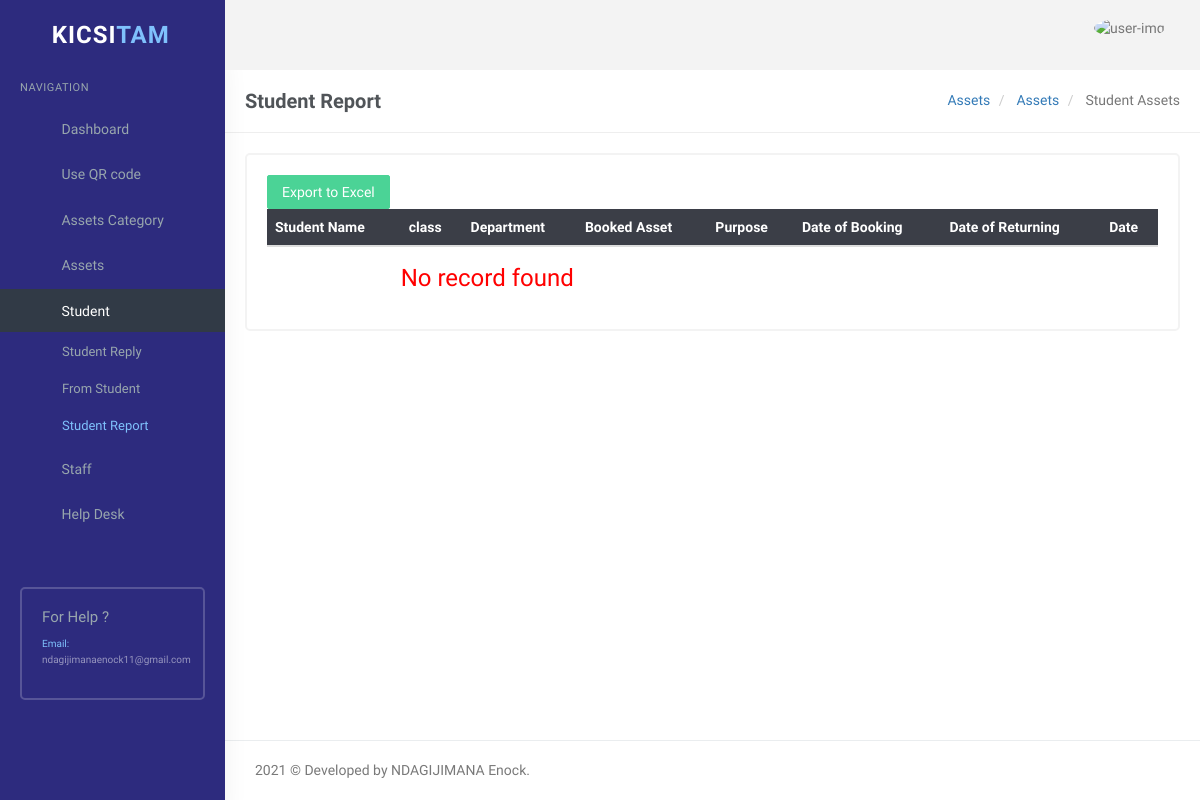
The app's page /user/student-report.php (signed in), older data.
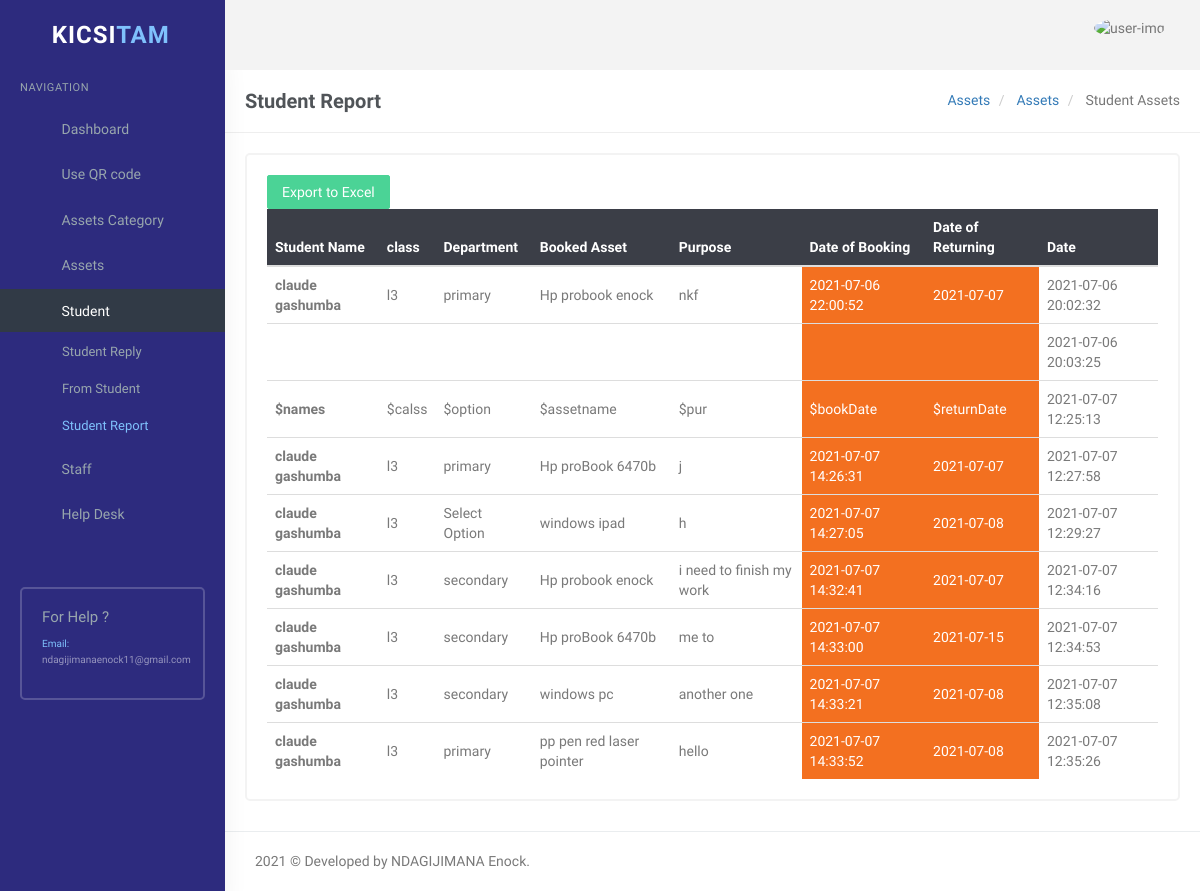
The same page, newer data.
### tables this page shows
CREATE TABLE `tblstudentreport` (
  `id` int(11) NOT NULL,
  `studentnames` varchar(60) NOT NULL,
  `class` varchar(12) NOT NULL,
  `stuOption` varchar(18) NOT NULL,
  `Assetname` varchar(45) NOT NULL,
  `purpose` varchar(100) NOT NULL,
  `bookedDate` varchar(45) NOT NULL,
  `returnedDate` varchar(45) NOT NULL,
  `ReportDate` timestamp NOT NULL DEFAULT current_timestamp()
);

### user/student-report.php (the view, shortened to what the changed rows need)
<?php
if (strlen($_SESSION['id']) == 0) {
    header('location:index.php');
} else {
?>
    <!DOCTYPE html>
    <html lang="en">
    <head>
        <link rel="stylesheet" href="../plugins/morris/morris.css">
        <link href="../plugins/jvectormap/jquery-jvectormap-2.0.2.css" rel="stylesheet" />
        <link href="assets/css/bootstrap.min.css" rel="stylesheet" type="text/css" />
        <link href="assets/css/core.css" rel="stylesheet" type="text/css" />
        <link href="assets/css/components.css" rel="stylesheet" type="text/css" />
        <link href="assets/css/icons.css" rel="stylesheet" type="text/css" />
        <link href="assets/css/pages.css" rel="stylesheet" type="text/css" />
        <link href="assets/css/menu.css" rel="stylesheet" type="text/css" />
        <link href="assets/css/responsive.css" rel="stylesheet" type="text/css" />
        <link rel="stylesheet" href="../plugins/switchery/switchery.min.css">
    </head>
    <body class="fixed-left">
        <div id="wrapper">
            <?php include('includes/topheader.php'); ?>
            <div class="content-page">
                <div class="content">
                    <div class="container">
                        <div class="row">
                            <div class="col-sm-12">
                                <div class="card-box">
                                    <div class="table-responsive">
                                        <table class="table table-colored table-centered table-inverse m-0" style="width: 100%;">
                                            <thead>
                                                <tr>
                                                    <th>Student Name</th>
                                                    <th>class</th>
                                                    <th>Department</th>
                                                    <th>Booked Asset</th>
                                                    <th>Purpose</th>
                                                    <th>Date of Booking</th>
                                                    <th>Date of Returning</th>
                                                    <th>Date</th>
                                                </tr>
                                            </thead>
                                            <tbody>
                                                <?php
                                                $query = mysqli_query($con, "SELECT `id`, `studentnames`, `class`,
                                                 `stuOption`, `Assetname`, `purpose`, `bookedDate`, `returnedDate`,
                                                  `ReportDate` FROM `tblstudentreport` WHERE 1");
                                                $rowcount = mysqli_num_rows($query);
                                                if ($rowcount == 0) {
                                                ?>
                                                    <tr>
                                                        <td colspan="4" align="center">
                                                            <h3 style="color:red">No record found</h3>
                                                        </td>
                                                        <?php
                                                    } else {
                                                        while ($row = mysqli_fetch_array($query)) {
                                                        ?>
                                                    <tr>
                                                        <td><b><?php echo $row['studentnames']; ?></b></td>
                                                        <td><?php echo $row['class']; ?></td>
                                                        <td><?php echo $row['stuOption']; ?></td>
                                                        <td><?php echo $row['Assetname']; ?></td>
                                                        <td><?php echo $row['purpose']; ?></td>
                                                        <td style="background-color: #f37020;color:white;"><?php echo $row['bookedDate']; ?></td>
                                                        <td style="background-color: #f37020;color:white;"><?php echo $row['returnedDate']; ?></td>
                                                        <td><?php echo $row['ReportDate']; ?></td>
                                                    </tr>
                                            <?php }
                                                    } ?>
                                            </tbody>
                                        </table>
                                    </div>
                                </div>
                            </div>
                        </div>
                    </div>
                </div>
            </div>
        </div>
    </body>
    </html>
<?php } ?>

Row changes from the older to the newer data that the page shows:
added tblstudentreport: studentnames "claude gashumba", class "l3", stuOption "primary", Assetname "Hp probook enock", purpose "nkf", bookedDate "2021-07-06 22:00:52", returnedDate "2021-07-07", ReportDate "2021-07-06 20:02:32"
added tblstudentreport: ReportDate "2021-07-06 20:03:25"
added tblstudentreport: studentnames "$names", class "$calss", stuOption "$option", Assetname "$assetname", purpose "$pur", bookedDate "$bookDate", returnedDate "$returnDate", ReportDate "2021-07-07 12:25:13"
added tblstudentreport: studentnames "claude gashumba", class "l3", stuOption "primary", Assetname "Hp proBook 6470b", purpose "j", bookedDate "2021-07-07 14:26:31", returnedDate "2021-07-07", ReportDate "2021-07-07 12:27:58"
added tblstudentreport: studentnames "claude gashumba", class "l3", stuOption "Select Option", Assetname "windows ipad", purpose "h", bookedDate "2021-07-07 14:27:05", returnedDate "2021-07-08", ReportDate "2021-07-07 12:29:27"
added tblstudentreport: studentnames "claude gashumba", class "l3", stuOption "secondary", Assetname "Hp probook enock", purpose "i need to finish my work", bookedDate "2021-07-07 14:32:41", returnedDate "2021-07-07", ReportDate "2021-07-07 12:34:16"
added tblstudentreport: studentnames "claude gashumba", class "l3", stuOption "secondary", Assetname "Hp proBook 6470b", purpose "me to", bookedDate "2021-07-07 14:33:00", returnedDate "2021-07-15", ReportDate "2021-07-07 12:34:53"
added tblstudentreport: studentnames "claude gashumba", class "l3", stuOption "secondary", Assetname "windows pc", purpose "another one", bookedDate "2021-07-07 14:33:21", returnedDate "2021-07-08", ReportDate "2021-07-07 12:35:08"
added tblstudentreport: studentnames "claude gashumba", class "l3", stuOption "primary", Assetname "pp pen red laser pointer", purpose "hello", bookedDate "2021-07-07 14:33:52", returnedDate "2021-07-08", ReportDate "2021-07-07 12:35:26"
Text that changed along with them:
text no longer shown: "No record found"
